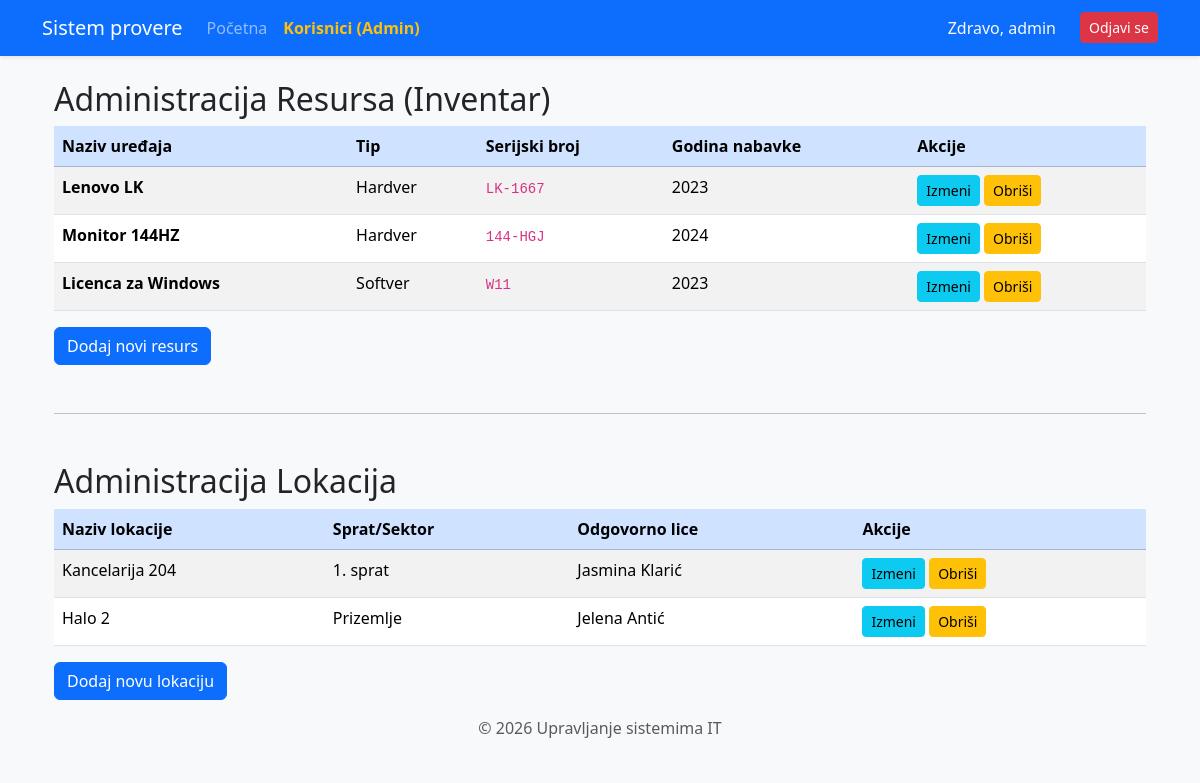
/administracija (signed in), run on the app's committed database.
### alchemy_classes.py (models this page shows)
class User(db.Model, UserMixin):
    __tablename__ = "user"
    id: Mapped[int] = mapped_column(Integer, primary_key=True)
    username: Mapped[str] = mapped_column(String(20), unique=True, nullable=False)
    password: Mapped[str] = mapped_column(String(100), nullable=False)
    ime_prezime: Mapped[str] = mapped_column(String(100), nullable=True)
    uloga: Mapped[str] = mapped_column(String(10), default="user")
    zaduzeni_statusi: Mapped[list["StatusResursa"]] = relationship("StatusResursa", back_populates="korisnik")

class Resurs(db.Model):
    __tablename__ = "resurs"
    id: Mapped[int] = mapped_column(Integer, primary_key=True)
    naziv: Mapped[str] = mapped_column(String(100), nullable=False)
    tip: Mapped[str] = mapped_column(String(50))
    serijski_broj: Mapped[str] = mapped_column(String(100), unique=True)
    godina_nabavke: Mapped[int] = mapped_column(Integer)
    statusi: Mapped[list["StatusResursa"]] = relationship("StatusResursa", back_populates="resurs")

class Lokacija(db.Model):
    __tablename__ = "lokacija"
    id: Mapped[int] = mapped_column(Integer, primary_key=True)
    naziv: Mapped[str] = mapped_column(String(100), nullable=False)
    sprat: Mapped[str] = mapped_column(String(50), nullable=True)
    odgovorno_lice: Mapped[str] = mapped_column(String(100))
    izvestaji: Mapped[list["StatusResursa"]] = relationship("StatusResursa", back_populates="lokacija")

### main.py (the view)
@app.route("/administracija", methods=["GET", "POST"])
@login_required
def admin_page():
    all_resources = db.session.execute(db.select(Resurs)).scalars().all()
    all_locations = db.session.execute(db.select(Lokacija)).scalars().all()
    return render_template("administracija.html", resursi=all_resources, lokacije=all_locations)

### main.py (called while the page is built)
@login_manager.user_loader
def load_user(user_id):
    return db.get_or_404(User, user_id)

### templates/administracija.html (shortened to what this page needs)
{% extends "base.html" %}
{% block content %}
{% from "bootstrap5/form.html" import render_form %}
<div class="jumbotron">
    <div class="container">
         <h2 class="mt-4">Administracija Resursa (Inventar)</h2>
        <table class="table table-striped table-hover">
            <thead>
            <tr class="table-primary">
                <th scope="col">Naziv uređaja</th>
                <th scope="col">Tip</th>
                <th scope="col">Serijski broj</th>
                <th scope="col">Godina nabavke</th>
                <th scope="col">Akcije</th>
            </tr>
            </thead>
            <tbody>
            {% for r in resursi %}
            <tr>
                <td><strong>{{r.naziv}}</strong></td>
                <td>{{r.tip}}</td>
                <td><code>{{r.serijski_broj or "/"}}</code></td>
                <td>{{r.godina_nabavke}}</td>
                 <td style="text-align: middle;">
                    <a class="btn btn-sm btn-info" href="{{ url_for('add_resource', id=r.id) }}">Izmeni</a>
                    <a class="btn btn-sm btn-warning" href="{{ url_for('delete_resource', id=r.id) }}">Obriši</a>
                </td>
            </tr>
            {% endfor %}
            </tbody>
        </table>
        <a class="btn btn-primary" href="{{ url_for('add_resource') }}">Dodaj novi resurs</a>
<hr class="my-5">
        <h2>Administracija Lokacija</h2>
        <table class="table table-striped table-hover">
            <thead>
            <tr class="table-primary">
                <th scope="col">Naziv lokacije</th>
                <th scope="col">Sprat/Sektor</th>
                <th scope="col">Odgovorno lice</th>
                <th scope="col">Akcije</th>
            </tr>
            </thead>
            <tbody>
            {% for l in lokacije %}
            <tr>
                <td>{{l.naziv}}</td>
                <td>{{l.sprat or "/"}}</td>
                <td>{{l.odgovorno_lice}}</td>
                <td style="text-align:middle;">
                    <a class="btn btn-sm btn-info" href="{{ url_for('add_location', id=l.id) }}">Izmeni</a>
                    <a class="btn btn-sm btn-warning" href="{{ url_for('delete_location', id=l.id) }}">Obriši</a>
                </td>
            </tr>
            {% endfor %}
            </tbody>
        </table>
        <a class="btn btn-primary" href="{{ url_for('add_location') }}">Dodaj novu lokaciju</a>
    </div>
</div>
{% endblock %}

### templates/base.html (shortened to what this page needs)
<!DOCTYPE html>
<html lang="sr">
<head>
    {{ bootstrap.load_css() }}
</head>
<body>
    <nav class="navbar navbar-expand-lg navbar-dark bg-primary shadow-sm">
        <div class="container">
            <a class="navbar-brand" href="{{ url_for('home') }}"> Sistem provere</a>
            <div class="collapse navbar-collapse" id="navbarNav">
                <ul class="navbar-nav me-auto">
                    <li class="nav-item">
                        <a class="nav-link" href="{{ url_for('home') }}">Početna</a>
                    </li>
                    {% if current_user.is_authenticated and current_user.uloga == 'admin' %}
                    <li class="nav-item">
                        <a class="nav-link fw-bold text-warning" href="{{ url_for('admin_panel') }}"> Korisnici (Admin)</a>
                    </li>
                    {% endif %}
                </ul>
                <ul class="navbar-nav ms-auto">
                    {% if current_user.is_authenticated %}
                        <li class="nav-item">
                            <span class="nav-link text-light">Zdravo, {{ current_user.username }}</span>
                        </li>
                        <li class="nav-item">
                            <a class="btn btn-danger btn-sm ms-lg-3 mt-1" href="{{ url_for('logout') }}">Odjavi se</a>
                        </li>
                    {% else %}
                        <li class="nav-item">
                            <a class="nav-link" href="{{ url_for('login') }}">Prijava</a>
                        </li>
                    {% endif %}
                </ul>
            </div>
        </div>
    </nav>
    <div class="container">
        {% block content %}{% endblock %}
    </div>
    <footer class="footer mt-auto py-3 bg-light text-center">
        <div class="container">
            <span class="text-muted">© 2026 Upravljanje sistemima IT</span>
        </div>
    </footer>
</body>
</html>
</html>

### templates/base.html (style rules this page uses)
body { background-color: #f8f9fa; }
.navbar { margin-bottom: 20px; }
.footer { margin-top: 40px; padding: 20px; background: #eee; text-align: center; }

### data on the page
User: username "admin"
Resurs: naziv "Lenovo LK", tip "Hardver", serijski_broj "LK-1667", godina_nabavke "2023"
Resurs: naziv "Monitor 144HZ", tip "Hardver", serijski_broj "144-HGJ", godina_nabavke "2024"
Resurs: naziv "Licenca za Windows", tip "Softver", serijski_broj "W11", godina_nabavke "2023"
Lokacija: naziv "Kancelarija 204", sprat "1. sprat", odgovorno_lice "Jasmina Klarić"
Lokacija: naziv "Halo 2", sprat "Prizemlje", odgovorno_lice "Jelena Antić"
